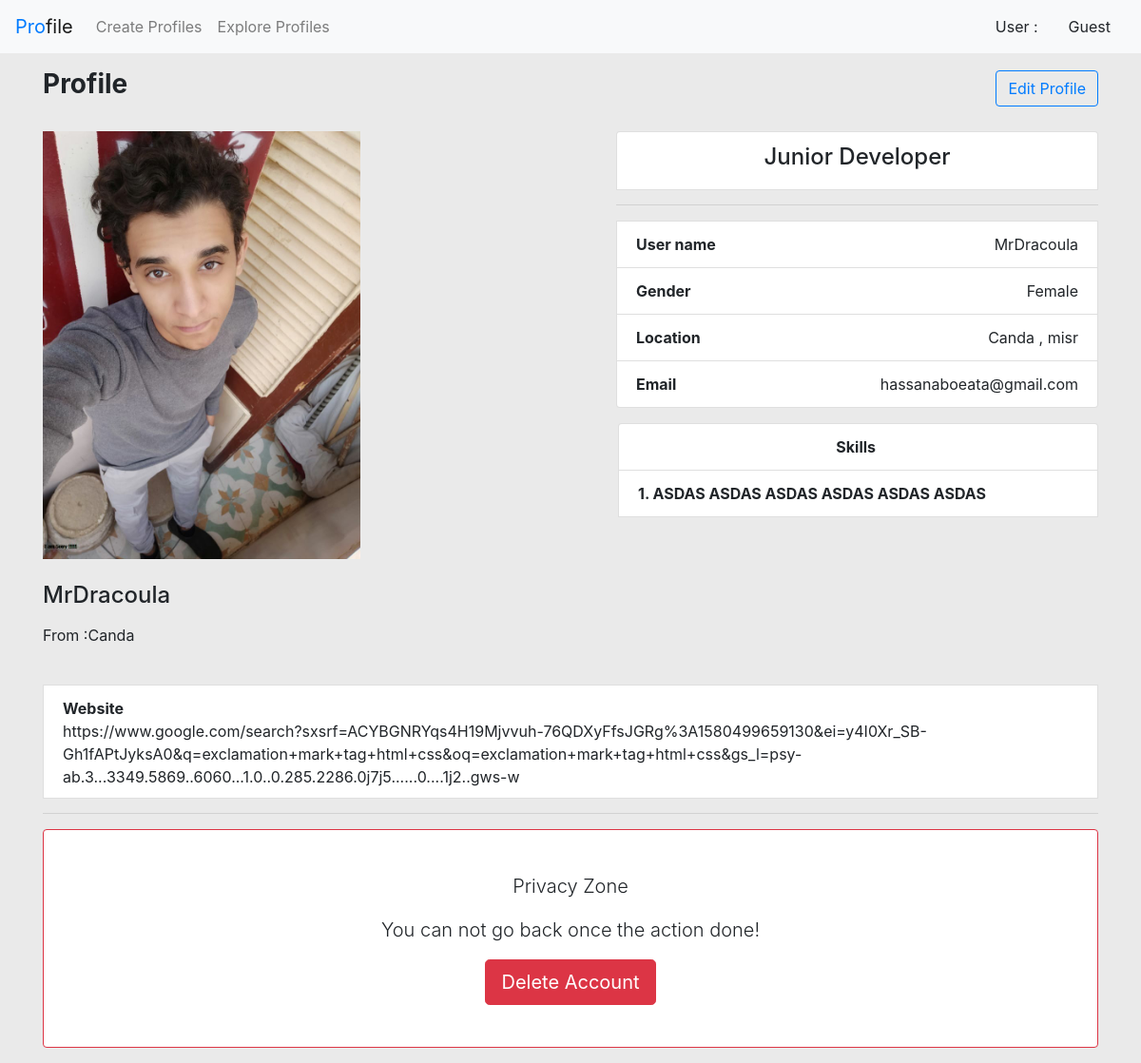
The app's page /moreinfo.php?id=9 with its own data.
### tables this page shows
CREATE TABLE `create_profiles` (
  `Id` int(11) NOT NULL,
  `Names` varchar(255) NOT NULL,
  `Profession` varchar(255) NOT NULL,
  `Urls` varchar(255) NOT NULL,
  `Gender` varchar(1) NOT NULL,
  `Locations` varchar(255) NOT NULL,
  `Skills` varchar(255) NOT NULL,
  `Images` varchar(255) NOT NULL,
  `Email` varchar(255) NOT NULL
);

### moreinfo.php (the view, shortened to what this page needs)
<?php
include("nabvar_section.php");
    if (isset($_GET['id'])) {
        $id=$_GET['id'];
        $sql="SELECT * FROM create_profiles WHERE ID='$id'";
        $result=mysqli_query($connect_to_database,$sql);
        $profiles=mysqli_fetch_all($result,MYSQLI_ASSOC);
    }
    else {
        header("location:global_profiles.php");
    }
    $counter=0;
?>
<div class="container">
<header style="display: flex; flex-direction: row; justify-content: space-between; align-items: center">
    <?php foreach($profiles as $profile): ?>
    <h3 style="font-weight: bold">Profile</h3>
  <div class='btn-group'>
    <a class="btn btn-outline-primary" href="local_profiles.php?id_edit=<?php  echo $profile['Id'] ?>">
    Edit Profile </a>
  </div>
</header>
<br>
</div>
<div class="container">
<div class='profile'>
  <div style="display: grid; grid-template-columns: 1fr 1fr; grid-gap: 1rem; ">
    <div class="profile-left">
      <img src="photo/<?php echo htmlspecialchars($profile['Images']); ?>" alt="">
      <br>
      <br>
      <h4><?php echo htmlspecialchars($profile['Names']);?></h4>
      <p class="lead"><?php foreach(explode(',',$profile['Locations']) as $unit) { ?>
         <li  style="list-style-type:none">From :<?php echo htmlspecialchars($unit); break;?> </li>
       <?php  } ?></p>
    </div>
    <div class="profile-right">
      <ul class="lis-group">
        <li class="list-group-item">
          <h4 class="text-center"><?php echo htmlspecialchars($profile['Profession']);?></h4>
        </li>
        <hr>
        <li class="list-group-item">
          <strong>User name</strong>
          <span class="float-right"><?php echo htmlspecialchars($profile['Names']);?></span>
        </li>
        <li class="list-group-item">
          <strong>Gender</strong>
          <span class="float-right"><?php
            if ($profile['Gender']=="M")
                echo  "Male";
            else
                echo  "Female";?></span>
        </li>
        <li class="list-group-item">
          <strong>Location</strong>
          <span class="float-right"><?php echo htmlspecialchars($profile['Locations']);?></span>
        </li>
        <li class="list-group-item">
          <strong>Email</strong>
          <span class="float-right"><?php echo htmlspecialchars($profile['Email']);?></span>
        </li>
      </ul>
      <ul class="list-group">
        <li class="list-group-item">
          <strong>Skills</strong>
        </li>
        <?php foreach(explode(',',$profile['Skills']) as $unit) {
            $counter++;?>
        <li class="list-group-item">
          <strong><?php echo htmlspecialchars($counter); ?>.<?php echo htmlspecialchars($unit); ?> </li></strong>
        <?php  } ?>
        <?php $counter=0; ?>
      </ul>
    </div>
  </div>
  <br>
  <li class="list-group-item" style="height:120px;">
          <strong>Website</strong>
          <br>
          <span ><?php echo htmlspecialchars($profile['Urls']);?></span>
    </li>
    <hr>
  <div class="profile-bottom">
    <p>
      <div class="card border-danger text-center p-4">
        <div class="card-body">
          <p class="lead">Privacy Zone</p>
          <p class="lead">You can not go back once the action done!</p>
          <form action="<?php echo $_SERVER['PHP_SELF'];?>" method="POST">
                <input class="btn btn-danger btn-lg" type="submit" name="id_delete_done" value="Delete Account" class="btn btn-primary">
          </form>
        </div>
      </div>
    </p>
  </div>
</div>
<?php  endforeach; ?>
</body>
</html>

### style.css (style rules this page uses)
body { background: #eaeaea; }

### moreinfo.php (style rules this page uses)
.list-group .list-group-item:first-child strong { margin:0 45%; }
.list-group-item { position: relative; display: block; padding: 0.75rem 1.25rem; margin-bottom: -1px; background-color: #fff; border: 1px solid rgba(0,0,0,0.125); }
.list-group { padding-left:42px !important; }
.profile-left img { max-width:100%; height: 450px; }

### records on screen
create_profiles: Images (picture), Names "MrDracoula", Locations "Canda", Profession "Junior Developer", Gender "Female", Locations "Canda , misr", Email "hassanaboeata@gmail.com", Skills "ASDAS ASDAS ASDAS ASDAS ASDAS ASDAS", Urls "https://www.google.com/search?sxsrf=ACYBGNRYqs4H19Mjvvuh-76QDXyFfsJGRg%3A1580499659130&ei=y4I0Xr_SB-Gh1fAPtJyksA0&q=exclamation+mark+tag+html+css&oq=exclamation+mark+tag+html+css&gs_l=psy-ab.3...3349.5869..6060...1.0..0.285.2286.0j7j5......0....1j2..gws-w"

### other values on screen
$name "Guest"
